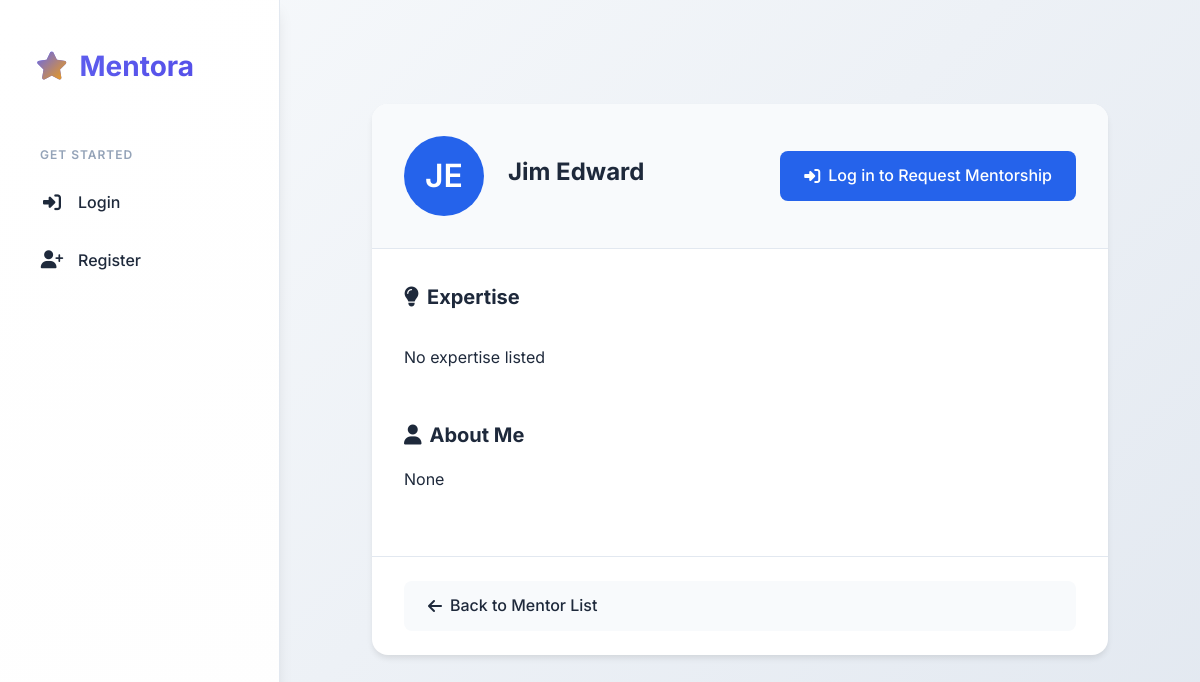
/mentors/5/, run on the app's committed database.
### mentorship/models.py (models this page shows, shortened)
class Mentor(models.Model):
    user = models.OneToOneField(User, on_delete=models.CASCADE)
    location = models.CharField(max_length=255, blank=True, null=True)
    expertise = models.ManyToManyField(Interest, related_name='mentors', blank=True)
    title = models.CharField(max_length=255, blank=True, null=True)
    company = models.CharField(max_length=255, blank=True, null=True)
    rating = models.DecimalField(max_digits=2, decimal_places=1, blank=True, null=True)
    reviews_count = models.IntegerField(default=0)
    price_per_session = models.DecimalField(max_digits=6, decimal_places=2, blank=True, null=True)
    experience_years = models.IntegerField(blank=True, null=True)
    availability = models.CharField(max_length=255, blank=True, null=True)
    STATUS_CHOICES = [
        ('AVAILABLE', 'Available for Mentorship'),
        ('BUSY', 'Currently Busy'),
        ('OFFLINE', 'Offline'),
    ]
    availability_status = models.CharField(
        max_length=20,
        choices=STATUS_CHOICES,
        default='AVAILABLE',
    )
    available_date=models.DateTimeField(blank=True, null=True)
    availabile_time=models.DateTimeField(blank=True, null=True)
    bio = models.TextField(blank=True, null=True)
    profile_picture = models.ImageField(upload_to='mentor_pics/', blank=True, null=True)

### mentorship/views.py (the view, shortened to what this page needs)
# urls.py: path('<int:pk>/', views.mentor_detail, name='mentor_detail'),
def mentor_detail(request, pk): # <--- New view function
    mentor = get_object_or_404(Mentor, pk=pk)
    mentee_has_pending_request = False
    context = {
        'mentor': mentor,
        'mentee_has_pending_request': mentee_has_pending_request
    }
    return render(request, 'mentorship/mentor_detail.html', context)

### mentorship/templates/mentorship/mentor_detail.html (shortened to what this page needs)
{% extends 'mentorship/base.html' %}
{% block content %}
<div class="mentor-detail-container">
    <div class="mentor-profile-card">
        <div class="profile-header">
            <div class="profile-main">
                <div class="mentor-avatar">
                    {% if mentor.user.first_name and mentor.user.last_name %}
                        {{ mentor.user.first_name|first }}{{ mentor.user.last_name|first }}
                    {% else %}
                        {{ mentor.user.username|first }}
                    {% endif %}
                </div>
                <div class="profile-info">
                    <h1>{{ mentor.user.get_full_name|default:mentor.user.username }}</h1>
                </div>
            </div>
            {% if user.is_authenticated %}
                {% if mentee_has_pending_request %}
                    <div class="action-area">
                        <span class="status-badge pending">
                            <i class="fas fa-clock"></i> Pending Request
                        </span>
                        <a href="{% url 'my_requests' %}" class="btn btn-secondary">
                            <i class="fas fa-list"></i> View My Requests
                        </a>
                    </div>
                {% else %}
                    <a href="{% url 'request_mentorship' mentor_pk=mentor.pk %}" class="btn btn-primary">
                        <i class="fas fa-paper-plane"></i> Request Mentorship
                    </a>
                {% endif %}
            {% else %}
                <a href="{% url 'login' %}" class="btn btn-primary">
                    <i class="fas fa-sign-in-alt"></i> Log in to Request Mentorship
                </a>
            {% endif %}
        </div>
        <div class="profile-content">
            <div class="profile-section">
                <h2><i class="fas fa-lightbulb"></i> Expertise</h2>
                <div class="expertise-tags">
                    {% for interest in mentor.expertise.all %}
                        <span class="tag">{{ interest.name }}</span>
                    {% empty %}
                        <p class="empty-text">No expertise listed</p>
                    {% endfor %}
                </div>
            </div>
            <div class="profile-section">
                <h2><i class="fas fa-user"></i> About Me</h2>
                <div class="bio">
                    {{ mentor.bio|linebreaks }}
                </div>
            </div>
        </div>
        <div class="profile-footer">
            <a href="{% url 'mentor_list' %}" class="btn btn-secondary">
                <i class="fas fa-arrow-left"></i> Back to Mentor List
            </a>
        </div>
    </div>
</div>
{% endblock %}

### mentorship/templates/mentorship/base.html (style rules this page uses)
:root { --primary-color: #6366f1; --primary-dark: #4f46e5; --primary-light: #a5b4fc; --secondary-color: #64748b; --accent-color: #f59e0b; --background-light: #f8fafc; --background-dark: #0f172a; --surface: #ffffff; --surface-hover: #f1f5f9; --text-dark: #1e293b; --text-light: #64748b; --text-muted: #94a3b8; --border: #e2e8f0; --border-dark: #334155; --success: #10b981; --error: #ef4444; --warning: #f59e0b; --info: #3b82f6; --shadow-sm: 0 1px 2px 0 rgb(0 0 0 / 0.05); --shadow-md: 0 4px 6px -1px rgb(0 0 0 / 0.1), 0 2px 4px -1px rgb(0 0 0 / 0.06); --shadow-lg: 0 10px 15px -3px rgb(0 0 0 / 0.1), 0 4px 6px -2px rgb(0 0 0 / 0.05); --transition: all 0.3s cubic-bezier(0.4, 0, 0.2, 1); --border-radius: 12px; --sidebar-width: 280px; }
* { box-sizing: border-box; }
body { font-family: 'Inter', -apple-system, BlinkMacSystemFont, sans-serif; margin: 0; padding: 0; background: linear-gradient(135deg, #f8fafc 0%, #e2e8f0 100%); color: #1e293b; line-height: 1.6; display: flex; min-height: 100vh; font-weight: 400; }
html { scroll-behavior: smooth; }

### mentorship/templates/mentorship/mentor_detail.html (style rules this page uses)
:root { --primary-color: #2563eb; --primary-dark: #1e40af; --secondary-color: #64748b; --accent-color: #f59e0b; --background-light: #f8fafc; --text-dark: #1e293b; --text-light: #64748b; --white: #ffffff; --success: #22c55e; --error: #ef4444; --warning: #f59e0b; --info: #3b82f6; --shadow-sm: 0 1px 2px 0 rgb(0 0 0 / 0.05); --shadow-md: 0 4px 6px -1px rgb(0 0 0 / 0.1); --transition: all 0.3s ease; }
.mentor-detail-container { max-width: 800px; margin: 2rem auto; padding: 2rem; }
.mentor-profile-card { background: var(--white); border-radius: 1rem; box-shadow: var(--shadow-md); overflow: hidden; }
.profile-header { padding: 2rem; background: var(--background-light); border-bottom: 1px solid #e2e8f0; display: flex; justify-content: space-between; align-items: center; }
.profile-main { display: flex; align-items: center; gap: 1.5rem; }
.mentor-avatar { width: 5rem; height: 5rem; background: var(--primary-color); color: var(--white); border-radius: 50%; display: flex; align-items: center; justify-content: center; font-size: 2rem; font-weight: 600; }
.profile-info h1 { color: var(--text-dark); font-size: 1.5rem; margin: 0 0 0.5rem 0; }
.profile-content { padding: 2rem; }
.profile-section { margin-bottom: 2rem; }
.profile-section h2 { color: var(--text-dark); font-size: 1.25rem; margin: 0 0 1rem 0; display: flex; align-items: center; gap: 0.5rem; }
.expertise-tags { display: flex; flex-wrap: wrap; gap: 0.5rem; }
.bio { color: var(--text-dark); line-height: 1.6; }
.profile-footer { padding: 1.5rem 2rem; border-top: 1px solid #e2e8f0; }
.btn { padding: 0.75rem 1.5rem; border-radius: 0.5rem; font-weight: 500; display: flex; align-items: center; gap: 0.5rem; text-decoration: none; transition: var(--transition); }
.btn-primary { background: var(--primary-color); color: var(--white); }
.btn-secondary { background: var(--background-light); color: var(--text-dark); }

### data on the page
Mentor: user.first_name|first "J", user.last_name|first "E", user.get_full_name "Jim Edward", bio "None"
